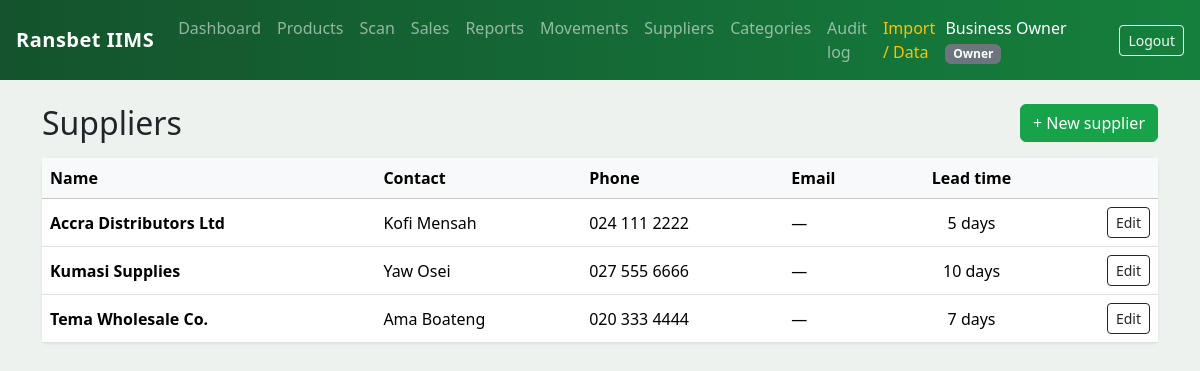
Screenshot of /suppliers (signed in) with the database file from the repository.
### app/models.py (models this page shows, shortened)
class User(UserMixin, db.Model):
    __tablename__ = "users"
    id = db.Column(db.Integer, primary_key=True)
    name = db.Column(db.String(120), nullable=False)
    email = db.Column(db.String(120), unique=True, nullable=False, index=True)
    password_hash = db.Column(db.String(255), nullable=False)
    role = db.Column(db.String(20), nullable=False, default=ROLE_STAFF)
    created_at = db.Column(db.DateTime, default=datetime.utcnow)

class Supplier(db.Model):
    __tablename__ = "suppliers"
    id = db.Column(db.Integer, primary_key=True)
    name = db.Column(db.String(120), nullable=False)
    contact_person = db.Column(db.String(120))
    phone = db.Column(db.String(40))
    email = db.Column(db.String(120))
    lead_time_days = db.Column(db.Integer, default=7)  # days to deliver a restock
    created_at = db.Column(db.DateTime, default=datetime.utcnow)
    products = db.relationship("Product", backref="supplier", lazy=True)

### app/inventory.py (the view)
@inventory_bp.route("/suppliers")
@login_required
def suppliers():
    items = Supplier.query.order_by(Supplier.name).all()
    return render_template("inventory/suppliers.html", suppliers=items,
                           can_manage=current_user.role in CAN_MANAGE)

### app/models.py (called while the page is built)
@login_manager.user_loader
def load_user(user_id):
    return db.session.get(User, int(user_id))

### app/templates/inventory/suppliers.html (shortened to what this page needs)
{% extends "base.html" %}
{% block content %}
<div class="d-flex justify-content-between align-items-center mb-3">
  <h2 class="mb-0">Suppliers</h2>
  {% if can_manage %}
  <a class="btn btn-primary" href="{{ url_for('inventory.supplier_new') }}">+ New supplier</a>
  {% endif %}
</div>
<div class="card">
<table class="table table-hover align-middle mb-0">
  <thead class="table-light">
    <tr><th>Name</th><th>Contact</th><th>Phone</th><th>Email</th>
        <th class="text-center">Lead time</th>{% if can_manage %}<th></th>{% endif %}</tr>
  </thead>
  <tbody>
    {% for s in suppliers %}
    <tr>
      <td><strong>{{ s.name }}</strong></td>
      <td>{{ s.contact_person or '—' }}</td>
      <td>{{ s.phone or '—' }}</td>
      <td>{{ s.email or '—' }}</td>
      <td class="text-center">{{ s.lead_time_days }} days</td>
      {% if can_manage %}
      <td class="text-end"><a class="btn btn-sm btn-outline-dark" href="{{ url_for('inventory.supplier_edit', sid=s.id) }}">Edit</a></td>
      {% endif %}
    </tr>
    {% else %}
    <tr><td colspan="6" class="text-center text-muted p-4">No suppliers yet.</td></tr>
    {% endfor %}
  </tbody>
</table>
</div>
{% endblock %}

### app/templates/base.html (shortened to what this page needs)
<!doctype html>
<html lang="en">
<head>
  <link href="https://cdn.jsdelivr.net/npm/bootstrap@5.3.3/dist/css/bootstrap.min.css" rel="stylesheet">
  <link rel="stylesheet" href="{{ url_for('static', filename='css/style.css') }}">
</head>
<body>
{% if current_user.is_authenticated %}
<nav class="navbar navbar-expand-lg navbar-dark rb-navbar px-3">
  <a class="navbar-brand fw-bold" href="{{ url_for('main.dashboard') }}">Ransbet&nbsp;IIMS</a>
  <div class="collapse navbar-collapse" id="nav">
    <ul class="navbar-nav me-auto">
      <li class="nav-item"><a class="nav-link" href="{{ url_for('main.dashboard') }}">Dashboard</a></li>
      <li class="nav-item"><a class="nav-link" href="{{ url_for('inventory.products') }}">Products</a></li>
      <li class="nav-item"><a class="nav-link" href="{{ url_for('inventory.scan') }}">Scan</a></li>
      <li class="nav-item"><a class="nav-link" href="{{ url_for('inventory.sales') }}">Sales</a></li>
      <li class="nav-item"><a class="nav-link" href="{{ url_for('reports.reports_home') }}">Reports</a></li>
      <li class="nav-item"><a class="nav-link" href="{{ url_for('inventory.movements') }}">Movements</a></li>
      <li class="nav-item"><a class="nav-link" href="{{ url_for('inventory.suppliers') }}">Suppliers</a></li>
      {% if current_user.role in ['manager', 'owner'] %}
        <li class="nav-item"><a class="nav-link" href="{{ url_for('inventory.categories') }}">Categories</a></li>
        <li class="nav-item"><a class="nav-link" href="{{ url_for('inventory.audit') }}">Audit log</a></li>
        <li class="nav-item"><a class="nav-link text-warning" href="{{ url_for('data.data_home') }}">Import / Data</a></li>
      {% endif %}
    </ul>
    <div class="d-flex align-items-center text-white">
      <span class="me-3">{{ current_user.name }}
        <span class="badge bg-secondary text-capitalize">{{ current_user.role }}</span>
      </span>
      <a class="btn btn-outline-light btn-sm" href="{{ url_for('auth.logout') }}">Logout</a>
    </div>
  </div>
</nav>
{% endif %}
<div class="container py-4">
  {% block content %}{% endblock %}
</div>
</body>
</html>

### app/static/css/style.css (style rules this page uses)
body { background-color: #eef2ee; }
.navbar-brand { letter-spacing: 0.5px; }
.rb-navbar { background: linear-gradient(90deg, #14532d, #15803d) !important; }
.card { border: none; box-shadow: 0 1px 3px rgba(0, 0, 0, 0.08); }
.btn-primary { --bs-btn-bg: #16a34a; --bs-btn-border-color: #16a34a; --bs-btn-hover-bg: #15803d; --bs-btn-hover-border-color: #15803d; --bs-btn-active-bg: #14532d; --bs-btn-active-border-color: #14532d; }
a { color: #15803d; }

### rows the page displays
User: name "Business Owner", role "Owner"
Supplier: name "Accra Distributors Ltd", contact_person "Kofi Mensah", phone "024 111 2222", email "—", lead_time_days "5"
Supplier: name "Kumasi Supplies", contact_person "Yaw Osei", phone "027 555 6666", email "—", lead_time_days "10"
Supplier: name "Tema Wholesale Co.", contact_person "Ama Boateng", phone "020 333 4444", email "—", lead_time_days "7"
